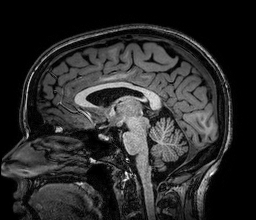
#> input picture mba-07/brain.png, 256 x 220 px
$ jupyter execute MBA_07.ipynb
#> lines starting #> are read from the running program, lines starting #| are printed output that depends on the picture; after the words box and inside, x2 and y2 are one past the last pixel; in counts of white or black regions, pixels touching at a corner belong together
<center> <h5>Wintersemester 2024/25</h5> </center>
<center> <h1>Medizinische Bildanalyse</h1> </center>
<center> <h3>Aufgabenblatt 7</h3> </center>
<center> <h5>25. November 2024</h5> </center>
<center> <h5>
    Prof. Dr. Thomas Schultz,
    <a href = "mailto: jlen@uni-bonn.de">Jonathan Lennartz</a>,
    <a href = "mailto: jgruen@uni-bonn.de">Dr. Johannes Grün</a>
</h5> </center>
<center> <h5>Abgabefrist: <b>02.12.2024, 10:00 Uhr, via eCampus</b></h5> </center>
</br>

* Bei Fragen bezüglich der Aufgaben nutzt das Forum in eCampus
* Die Aufgaben können in Gruppen von **bis zu drei** Studierenden abgegeben werden (eine Abgabe pro Gruppe). Findet euch dazu auf eCampus in Teams zusammen.
* Ladet die Abgaben in einem Zip-Archiv hoch. Es sollte das Notebook selbst, einen Export als HTML oder PDF und alle nötigen Datein enthalten, um die Ergebnisse zu reproduzieren.
</br>

### Aufgabe 1 Funktionsweise der MRT, 20 Punkte)

a) Berechnet die Larmor-Frequenz von Wasserstoff bei 3T, zunächst als Winkelfrequenz, dann in MHz. Für welchen Zweck sind Funkwellen dieses Frequenzbereichs in Deutschland ansonsten reserviert? (3P)
_Tipp:_ Die nötigen Angaben für den ersten Teil finden sich in den Folien, für die Anschlussfrage müsst Ihr selbst recherchieren.

_Antwort:_

$\omega_0 = \gamma \cdot B_0$

$\lambda = 267,513 \cdot 10^6 [rad/(s\cdot T)]$ <br>
$B_0 = 3 [T]$ <br>
$\Rightarrow \omega_0 = 267,513 \cdot 10^6 \cdot 3 = 802,539 \cdot 10^6 [rad/s] \hat{=} \frac{802,539 \cdot 10^6}{2 \pi} [1/s] \hat{=} 127,728 [MHz]$

Dieser Frequenzbereich ist für den mobilen Flugfunkdienst reserviert.

b) In der MRT soll selektiv eine einzelne Schicht angeregt werden. Damit diese scharf begrenzt ist, müsste das Spektrum des entsprechenden HF-Pulses durch eine Rechteckfunktion gegeben sein. Welche Funktion würde den Zeitverlauf eines solchen HF-Pulses beschreiben? Warum lässt sich ein solcher HF-Puls in der Praxis nicht genau so umsetzen? (4P)

_Antwort:_ Die sinc-Funktion beschreibt einen solchen Zeitverlauf. Das Problem hier ist, dass die sinc-Funktion nicht bandbegrenzt ist, also sie oszilliert stets für $x \to \pm \infty$. Würde man die Funktion begrenzen, würde man entsprechend dem Gibbs'schen Phänomen Überschwinger bekommen.

c) Wie kann man erreichen, dass nur eine dünnere Schicht angeregt wird? (2P)

_Antwort:_
Ein HF Puls mit bestimmter Frequenzbandbreite regt nur Spins in der Schicht an, die die Resonanzfrequenz haben. Die Dicke der angeregten Schicht kann durch die Bandbreite des HF-Pulses beeinflusst werden. Je kleiner die Bandbreite, desto dünner die Schicht. Man kann auch noch von der anderen Richtung den Gradienten anpassen, um die Dicke der Schicht zu steuern, ein stärkerer Gradient führt zu einer dünneren Schicht.

d) Auf Folie 86 haben wir die $T_2^*$-Abschwächung während der Messung vernachlässigt. Überzeugt euch davon, dass diese tatsächlich keine allzu drastischen Auswirkungen hat, indem ihr das Bild ```brain.png``` Fourier-transformiert, jede Zeile im $k$-Raum entsprechend abschwächt und den Betrag der Rücktransformierten visualisiert. Dabei könnt ihr von dem Wert $T_2^*=48$ ms ausgehen, sowie davon, dass es 5.12 ms dauert eine Zeile des $k$-Raums auszulesen. Plottet auch den Faltungskern im Ortsraum, der dieser Modulation im Frequenzraum entspricht. (5P)

[cell 1]
import skimage as ski
import scipy as sp
from scipy.fft import fft2, ifft2, fftshift, ifftshift, fft, ifft
from scipy.ndimage import convolve
import numpy as np
import matplotlib.pyplot as plt

def filter(n):
    t = 5.12 * np.linspace(-0.5, 0.5, n)
    f = np.exp(-t / 48)
    return ifftshift(f)

brain = ski.io.imread("brain.png") / 255.0
m, n = brain.shape

ft_brain = fftshift(fft2(brain))

f = filter(n)
ft_brain = ft_brain * f[None, ...]

retransformed_brain = np.abs(ifft2(ifftshift(ft_brain)))

plt.imshow(retransformed_brain, cmap="gray")
plt.colorbar()
plt.show()

x = np.arange(-n//2, n//2, 1)
y = np.abs(fftshift(ifft(filter(n))))
plt.plot(x, y)
plt.show()

_Lösung:_

e) Wir füllen eine Zeile im $k$-Raum mit $N$ Messungen im zeitlichen Abstand $\Delta t$. Welche Auswirkung hat es auf das rekonstruierte Bild, wenn wir $N$ beibehalten, aber $\Delta t$ verkürzen? (3P)

Wenn wir das $\Delta t$ verkürzen, wird unser Faltungs-Kern dünner, also wird unser Frequenzraum detailreicher abgetastet. Dementsprechend wird unser Bild schärfer, da der Exponent gegen 0 geht (also geht $\exp\left( \frac{-t}{T_2*} \right)$ gegen 1).

f) Wie verändert sich das Bild in d), wenn wir diesmal $\Delta t$ beibehalten, aber (symmetrisch im $k$-Raum) über einen längeren Zeitraum abtasten, sodass jede Zeile unseres $k$-Raums eine höhere Zahl $N$ von Abtastpunkten enthält? (3P)

_Antwort:_ Da das Bild dichter abgetastet wird, wird es upgesampled.

### Aufgabe 2 (Ultraschall, 10 Punkte)
a) Im Ultraschall schwächt sich die ursprüngliche Schallamplitude $A_0$ durch Absorption und Streuung entlang der Wegstrecke $z$ auf die Amplitude $A_z$ ab. Diese Abschwächung gibt man üblicherweise in der logarithmischen Einheit Dezibel an:
$$dB = 20 \log_{10} \frac{A_z}{A_0}.$$
Der Abschwächungskoeffizient $\alpha$ in dB/cm ist gemäß der Formel $\alpha=af^b$ abhängig von der Frequenz $f$, von einem gewebeabhängigen Koeffizienten $a$, der die Abschwächung in dB/cm bei einem MHz angibt, und einem Exponenten $b$.

Die Eindringtiefe, bis zu der eine Ultraschall-Bildgebung möglich ist, wird maßgeblich durch diese Abschwächung und die maximale Verstärkung bestimmt, bei der man noch ein nutzbares Signal erhält. Welche Eindringtiefe ergibt sich für Fettgewebe ($a=0.63, b=1.12$) bei der Frequenz $3.5\,\mathrm{MHz}$ aus einer maximalen Verstärkung von $80\,\mathrm{dB}$? Passt das Resultat ungefähr zu dem aus Kapitel 3, Folie 104? (5P)

_Lösung:_

$\alpha = a \cdot f^b = 0,63 \cdot 3,5^{1,12} \approx 2,563 [dB / cm]$ <br>
Die Eindringtiefe ergibt sich aus $\frac{80}{2,563 \cdot 2} \approx 15,607 [cm]$. Hier musste noch durch 2 geteilt werden, da der Schall einmal ins Gewebe rein und dann wieder raus muss. Das Resultat passt zu den angegebenen 15 cm von Folie 104.

[cell 2]
# Lösung:

b) Ein Ultraschall-Puls von $5\,\mathrm{MHz}$ treffe nach $2\,\mathrm{cm}$ Fett senkrecht auf einen Muskel. Wie viel Zeit vergeht zwischen Aussendung des Pulses und Messung des entsprechenden Echos am Transponder? Welchen Reflexionskoeffizienten an der Grenzfläche erhalten wir gemäß Folie 103? Zieht die Wurzel aus diesem Wert, da er für die Schallintensität gilt und diese proportional der quadrierten Amplitude ist. Berechnet nun die Abschwächung der Amplitude durch Absorption und Streuung wie in a). Wie viel schwächer (in dB) ist die Amplitude des Echos insgesamt als der ausgesendete Puls? (5P)
_Tipp:_ Ihr könnt Schwächungsfaktoren multiplizieren und das Ergebnis in dB umrechnen. Aufgrund der Logarithmengesetze könnt Ihr alternativ den Reflexionskoeffizienten für die Amplitude direkt in dB umrechnen und mit dem dB-Wert für Absorption und Streuung addieren. Achtet auf die Vorzeichen: Positive Werte von $\alpha$ stehen in a) konventionsgemäß für eine Abschwächung!

Aus der Tabelle in den Folien folgt:
Wie lange wir um einmal einzudringen und wieder auszutreten bei 2cm Fett.
$$
\frac{0.04}{1470} = 0.027 [ms]
$$

$$
R = \frac{(Z_2 - Z_1)^2}{(Z_2 + Z_1)^2} = \frac{(1,63 \cdot 10^{5} - 1,42 \cdot 10^{5})^2}{(1,63 \cdot 10^{5} + 1,42 \cdot 10^{5})^2}  = 0.0047406611126
$$
Nach den Wurzel Ziehen:
$$
\sqrt{R} ≈ 0.0688
$$
Berechne nun die Abschwächung der Amplitude durch Absorption und Streuung wie in a):
$$
\alpha = a \cdot f^b = 0,63 \cdot 5,0^{1,12} \approx 3,821 [dB / cm]
$$

Berechne die Abschwächung in dB über die gesamte Strecke von 4cm:

$$\alpha \cdot 4 = 3,821 \cdot 4 \approx 15,284 [dB]$$

Wenn wir nun die oben gegebene Formel für die Abschwächung in dB umformen, ergibt sich:

$$\frac{A_z}{A_0} = 10^{\frac{15,284}{20}} \approx 5,808$$

Die Amplitude des Echos ist also $5,808$-mal schwächer als die des ausgesendeten Puls.

### Aufgabe 3 (Extraktion von Blutgefäßen per Vesselness-Filter, 20P)
<center></center>
<center>Röntgenbild eines periphären Blutgefäßes (links) und Gefäß-Extraktion (rechts).</center>
</br>
In Kapitel 1 haben wir gezeigt, wie man erste Ableitungen nutzen kann, um Kanten in Bildern zu erkennen. In dieser Aufgabe nutzen wir zweite Ableitungen um mittels eines so genannten Vesselness-Score Blutgefäße in einem Röntgenbild zu extrahieren.

a) Im ersten Aufgabenteil berechnet ihr als Grundlage der Vesselness pixelweise die Eigenwerte der Hesse-Matrix des (Gauss-)geglätteten Bildes. Zur Erinnerung: Die Hesse-Matrix enthält die zweiten Ableitungen in der Form
$$ H =
\left(\begin{array}{cc}
\frac{\delta^2 f}{\delta x^2} & \frac{\delta^2 f}{\delta x\delta y}\\
\frac{\delta^2 f}{\delta y\delta x}  & \frac{\delta^2 f}{\delta y^2}
\end{array}\right)$$
Die zweiten Ableitungen lassen sich - analog zum in der Vorlesung besprochenen Vorgehen - durch Faltungen mit zweiten Ableitungen des Gauss-Kerns berechnen. Für den Fall, dass ihr das entsprechende [Paper](https://www.researchgate.net/profile/Wj-Niessen/publication/221401076_Muliscale_Vessel_Enhancement_Filtering/links/0deec525e649d0a075000000/Muliscale-Vessel-Enhancement-Filtering.pdf) nutzen möchtet, übernehmen wir in dieser Aufgabe dessen Notation. Die Standard-Abweichung des Gauss-Kerns bezeichnen wir daher mit $s$.

Berechnet die Hesse-Matrix auf der Skala $s$ und skaliert sie mit $s^2$ um die Vergleichbarkeit zwischen stark und weniger stark geglätteten Bildern zu gewährleisten. Berechnet anschließend die Eigenwerte und sortiert sie so, dass $|\lambda_2| \geq |\lambda_1|$. Testet eure Funktion auf dem Bild `vessels.png` und schaut Euch die Ergebnisse an. Erklärt in eigenen Worten, warum zweite Ableitungen sich zur Erkennung von Blutgefäßen eignen. (8P) _Tipp: Schaut euch in skimage.feature nach passenden Funktionen um. Ihr müsst nicht alles selbst implementieren. Achtet jedoch auf sinnvolle Randbedingungen._

_Antwort:_ Durch die zweite Ableitung können Bereiche, in denen sich die Intensität schnell ändert, einfach hervorgehoben werden. So können z.B. leicht die Ränder von Blutgefäßen sichtbar gemacht werden.

[cell 3]
# Ergänzt die Funktion hessian_eigen entsprechend des Kommentars
import numpy as np
import skimage as ski
import matplotlib.pyplot as plt

img = ski.io.imread('vessels.png') / 255.0
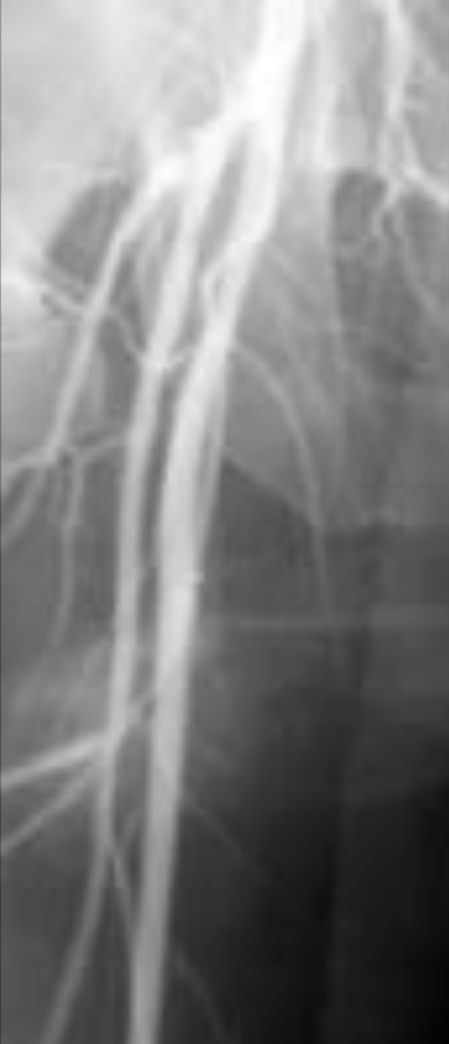
#> input picture mba-07/vessels.png, 449 x 1044 px


def plot_side_by_side(images):
    """
    Function to plot vessel images side by side. For debugging and submission figures.

    images: list of images roughly the shape of vessels.png
    """
    n = len(images)
    fig, axs = plt.subplots(1, n, figsize=(10, 5*n))
    for i, img in enumerate(images):
        img = img * 1.
        min_ = np.min(img)
        max_ = np.max(img)
        img = (img - min_) / (max_ - min_)
        axs[i].imshow(img, cmap='gray')
    plt.setp(plt.gcf().get_axes(), xticks=[], yticks=[])
    return fig


def hessian_eigen(img, sigma):
    """
    Berechnet die Eigenwerte der Hesse-Matrix für das gegebene Bild bei einer bestimmten Skala (sigma).

    Schritte:
    1. Nutzt skimage, um die Hesse-Matrix für das Bild zu berechnen.
       - Übergebt dabei den Parameter `sigma`, um die Skala festzulegen.
       - Die Randbedingungen behandeln wir durch Reflektierung an den Rändern.
    2. Normalisiert die Hesse-Matrix, indem Ihr jede Komponente mit `sigma**2` multipliziert.
    3. Nutzt skimage, um die Eigenwerte aus der Hesse-Matrix zu berechnen.
    4. Sortiert die Eigenwerte nach ihrem absoluten Betrag (aufsteigend)

    Parameter:
    img (ndarray): Das Eingabebild.
    sigma (float): Die Skala für die Hesse-Berechnung.

    Rückgabewert:
    ndarray: Sortierte Eigenwerte der Hesse-Matrix (3D-Array mit derselben Form wie `img`).
    """
#> called with sigma = 3

    # Schritt 1: Hesse-Matrix berechnen
    hessian = ski.feature.hessian_matrix(image=img, sigma=sigma, mode="reflect", use_gaussian_derivatives=True)
#> hessian = 3 items
#> img: shape (1044, 449) float64

    # Schritt 2: Hesse-Matrix normalisieren
    for H in hessian:
        H *= sigma ** 2
#> this loop made 3 passes
#> pass 1, in hessian_eigen, `H *= sigma ** 2`:
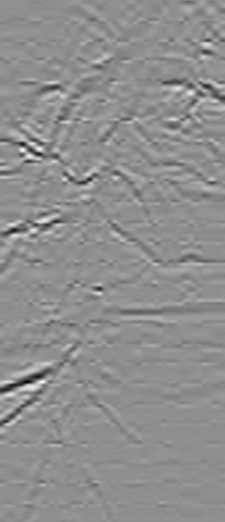
#> H: shape (1044, 449) float64 (shown at 1/2 size); min -0.032, max 0.0251, mean 9.4e-07; drawn with min black and max white

    # Schritt 3: Eigenwerte der Hesse-Matrix berechnen
    eigs = ski.feature.hessian_matrix_eigvals(hessian)

    # Schritt 4: Eigenwerte nach ihrem absoluten Betrag sortieren
    indices = np.argsort(np.abs(eigs), axis=0)
    eigs = np.take_along_axis(eigs, indices, axis=0)

    return eigs

img_eigs = hessian_eigen(img[..., 0], 3)

plot_side_by_side(img_eigs)
#> in plot_side_by_side, `n = len(images)`: n = 2
#> the loop in plot_side_by_side, `for i, img in enumerate(images):` made 2 passes
#> (min_, max_) on passes 1 to 2: (-0.0197, 0.0239), (-0.0464, 0.0427)
#> pass 1, in plot_side_by_side, `img = img * 1.`:
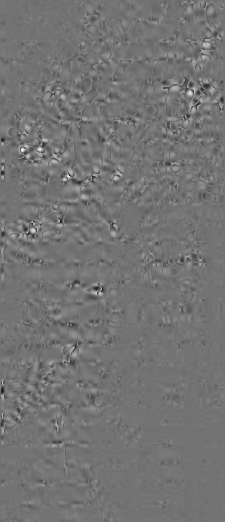
#> img: shape (1044, 449) float64 (shown at 1/2 size); min -0.0197, max 0.0239, mean 0.000117; drawn with min black and max white
#> pass 2, in plot_side_by_side, `img = img * 1.`:
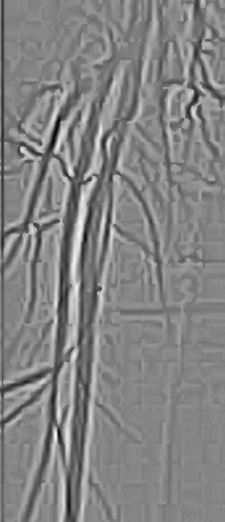
#> img: shape (1044, 449) float64 (shown at 1/2 size); min -0.0464, max 0.0427, mean -0.000359; drawn with min black and max white
plt.show()

b) Berechnet nun folgende Größen, die wir später zu dem finalen Vesselness-Score zusammensetzen werden:
1. $R_b = \frac{|\lambda_1|}{|\lambda_2|}$ dient der Unterscheidung eher runder und eher länglicher Strukturen, da wir uns auf die Erkennung länglicher Gefäße konzentrieren möchten. Für diese ist $R_b$ nahe Null.
2. $S = ||H||_F = \sqrt{\lambda_1^2 + \lambda_2^2}$ ist die Frobenius-Norm der Hesse-Matrix. Sie ist niedrig, wenn alle Eigenwerte (und somit alle zweiten Ableitungen) niedrig sind. Sie wird benötigt, um den Hintergrund herauszufiltern.
3. $M = \mathbb{1}_{\lambda_2 \leq 0}$ beschreibt eine Maske, welche alle Pixel enthält, deren betragsmäßig größter Eigenwert negativ ist. Ohne diese Maske markiert man auch Hintergrundpixel, die zwischen zwei Gefäßen verlaufen.
</br>
</br>

Schreibt eine Funktion zur Berechnung von $\mathcal{R}_b$, $S$ und Maske $M$. Visualisiert diese Teilergebnisse um zu überprüfen, dass sie wie gewünscht funktionieren. (4P)

[cell 4]
# Ergänzt die Funktion detection_scores entsprechend des Kommentars

def detection_scores(eigen_values):
    """
    Berechnet die Erkennungsmetriken für die Gefäßstruktur basierend auf den Eigenwerten.

    Schritte:
    1. Berechnet das Blobness-Verhältnis \( R_b = |\lambda_1| / |\lambda_2| \).
       - Vermeidet eine Division durch Null, indem eine kleine Konstante (epsilon) hinzugefügt wird.
    2. Berechnet die Frobenius-Norm \( S \), die die "Struktur der zweiten Ordnung" misst.
    3. Erstellt eine Maske \( M \), die tubuläre Strukturen identifiziert (also wo \( \lambda_2 <= 0 \)).

    Parameter:
    eigen_values (ndarray): Sortierte Eigenwerte der Hesse-Matrix.

    Rückgabewert:
    tuple:
        - R_b (ndarray): Das Blobness-Verhältnis.
        - S (ndarray): Die Frobenius-Norm.
        - M (ndarray): Boolean-Maske für tubuläre Strukturen.
    """

    e, m, n = eigen_values.shape
    eps = 1e-3

    M = np.zeros((m, n))

    lambda_1 = eigen_values[0, ...]
    lambda_2 = eigen_values[1, ...]

    R_b = np.abs(lambda_1) / (np.abs(lambda_2) + eps)
    S = np.sqrt(lambda_1 ** 2 + lambda_2 ** 2)
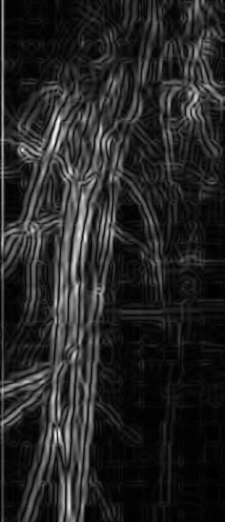
#> S: shape (1044, 449) float64 (shown at 1/2 size); min 3.67e-10, max 0.0464, mean 0.00681; drawn with min black and max white
    M[lambda_2 <= 0] = 1

    return R_b, S, M

R_b, S, M = detection_scores(img_eigs)
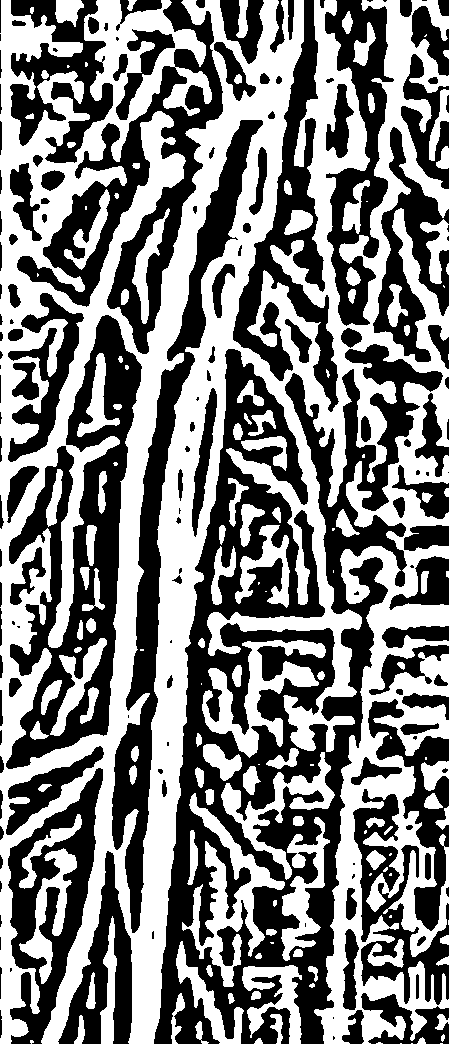
#> M: shape (1044, 449) float64; values 0 (black) and 1 (white), 49.9% white; 146 white regions (35 under 20 px), largest, box (x1, y1, x2, y2) and area: (0, 0, 449, 1044) 184718, (182, 793, 285, 987) 5319, (202, 640, 326, 758) 4712

plot_side_by_side([R_b, S, M])
#> the loop in plot_side_by_side (call 2), `for i, img in enumerate(images):` made 3 passes
#> (min_, max_) on passes 1 to 3: (9.87e-11, 0.943), (3.67e-10, 0.0464), (0, 1)
plt.show()

Die Zweite Ableitung bestimmt, wie stark sich der Gradient ändert, es werden also Krümmungen und Wendepunkte Betrachtet, welche in Blutgefäßen häufig vorkommen.

c) Mit den zuvor berechneten Größen könnt Ihr nun die Vesselness $\mathcal{V}_s$ für eine feste Skala $s$ berechnen.

$$
    \mathcal{V}(s)=
\begin{cases}
    0,              & \text{if } \lambda_2 > 0\\
    e^{-\frac{\mathcal{R}_b^2}{2\beta^2}}\cdot(1-e^{-\frac{S^2}{2c^2}}),              & \text{otherwise}
\end{cases}
$$

</br>
</br>

Schreibt eine Funktion zur Berechnung des _vesselness scores_ $\mathcal{V}_s$. Sinnvolle Werte für die Hyperparameter $\beta$ und $c$ sind in der Funktionsvorlage gegeben. (3P)

[cell 5]
# Ergänzt die Funktion vesselness_score entsprechend des Kommentars

def vesselness_score(R_b, S, M):
    """
    Berechnet den Vesselness-Score basierend auf geometrischen und intensitätsbasierten Messungen.
    Definiert sind zwei Hyperparameter:
       - `beta`: Kontrolliert die Empfindlichkeit gegenüber dem Blobness-Verhältnis (\( R_b \)).
       - `c`: Skaliert die Empfindlichkeit der Frobenius-Norm (\( S \)).

    Schritte:
    1. Berechnet den Vesselness-Score als:
       \( \text{score} = \exp\left(-\frac{R_b^2}{2 \beta^2}\right) \cdot (1 - \exp\left(-\frac{S^2}{2 c^2}\right)) \cdot M \)

    Parameter:
    R_b (ndarray): Das Blobness-Verhältnis.
    S (ndarray): Die Frobenius-Norm.
    M (ndarray): Maske für tubuläre Strukturen.

    Rückgabewert:
    ndarray: Der Vesselness-Score.
    """

    # Hyper Parameter
    beta = 0.5
    c    = S.max() / 2.
#> c = 0.0232

    V = M * np.exp(-(R_b ** 2) / (2 * beta ** 2)) * (1 - np.exp(-(S ** 2) / (2 * c ** 2)))

    return V

V = vesselness_score(R_b, S, M)
plt.imshow(V, vmin=0, vmax=0.2, cmap="gray")
plt.show()

plt.hist(V.flatten(), bins=256)
plt.show()
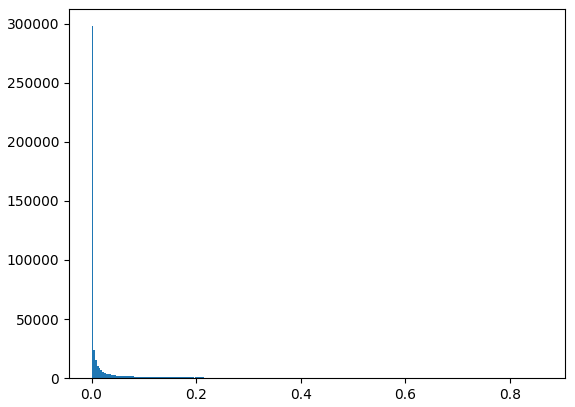
#> figure drawn by matplotlib, 1 panel; tallest bar 297742 high, from x = 0 to 0.00337

d) Im letzten Schritt berechnet ihr die maximale Vesselness über mehrere Skalen hinweg für jeden Pixel nach der Formel: $\mathcal{V} = \max_{s_{min} < s < s_{max}} \mathcal{V}(s) $
Auf diese Weise erkennt ihr Blutgefäße in verschiedenen Größen.
</br>
Schreibt eine Funktion, die für eine Reihe geeigneter Skalen $s_i$ den Vesselness-Score berechnet und anschließend das Maximum für jeden Pixel ausgibt. Schaut euch das Ergebnis an und wählt einen geeigneten Schwellenwert zur Binarisierung des Ergebnisses. Visualisiert euer Ergebnis, das ungefähr so aussehen sollte wie in der Abbildung oben. (5P)

[cell 6]
# Ergänzt die Funktion max_vesselness entsprechend des Kommentars

def max_vesselness(img, sigmas=[0.1, 0.25, 0.5, 1, 2, 4, 8, 16]):
    """
    Berechnet den maximalen Vesselness-Score über mehrere Skalen.

    Schritte:
    1. Für jede Skala:
       - Berechnet die Eigenwerte der Hesse-Matrix.
       - Berechnet die Erkennungsmetriken (\( R_b, S, M \)).
       - Berechnet den Vesselness-Score.
       - Speichert den Vesselness-Score in einem Array.
    2. Bestimmt den maximalen Vesselness-Score über alle Skalen.

    Parameter:
    img (ndarray): Das Eingabebild.
    sigmas (list): Liste von Skalen für die Multi-Skalen-Analyse.

    Rückgabewert:
    ndarray: Maximaler Vesselness-Score über alle Skalen.
    """

    m, n = img.shape
    scores = np.zeros((len(sigmas), m, n))

    for i, s in enumerate(sigmas):
        eigen_values = hessian_eigen(img, s)
        R_b, S, M = detection_scores(eigen_values)
        V = vesselness_score(R_b, S, M)

        scores[i] = V
#> this loop made 8 passes
#> c in vesselness_score on passes 1 to 8: 2.21e-84, 9.89e-14, 0.000608, 0.0238, 0.0226, 0.0323, 0.0647, 0.0818
#> pass 1, in detection_scores (call 2), `R_b = np.abs(lambda_1) / (np.abs(lambda_2) + eps)`:
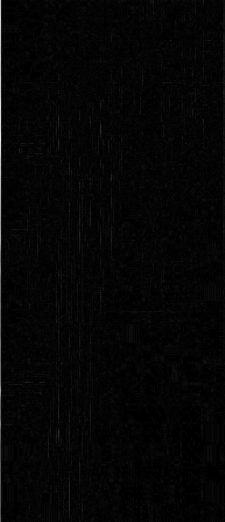
#> R_b: shape (1044, 449) float64 (shown at 1/2 size); min 0, max 9.43e-83, mean 1.96e-84; drawn with min black and max white
#> after the loop:
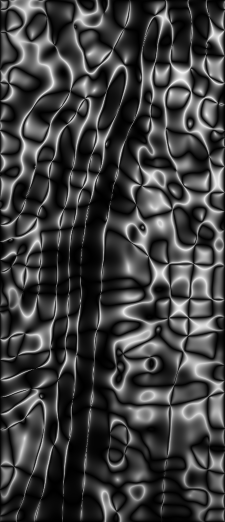
#> R_b: shape (1044, 449) float64 (shown at 1/2 size); min 2.31e-08, max 0.98, mean 0.253

    return scores.max(axis=0)

V = max_vesselness(img[..., 0])

fig, axes = plt.subplots(1, 2)
axes[0].set_title("Output")
axes[0].imshow(V, vmin=0, vmax=0.2, cmap="gray")

axes[1].set_title("Binarisiert")
axes[1].imshow(np.where(V < 0.05, 0, 1), cmap="gray")

plt.show()
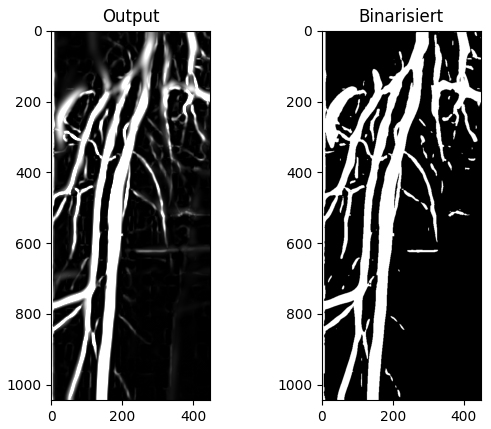
#> figure drawn by matplotlib, 2 panels

plt.hist(V.flatten(), bins=256)
plt.show()
